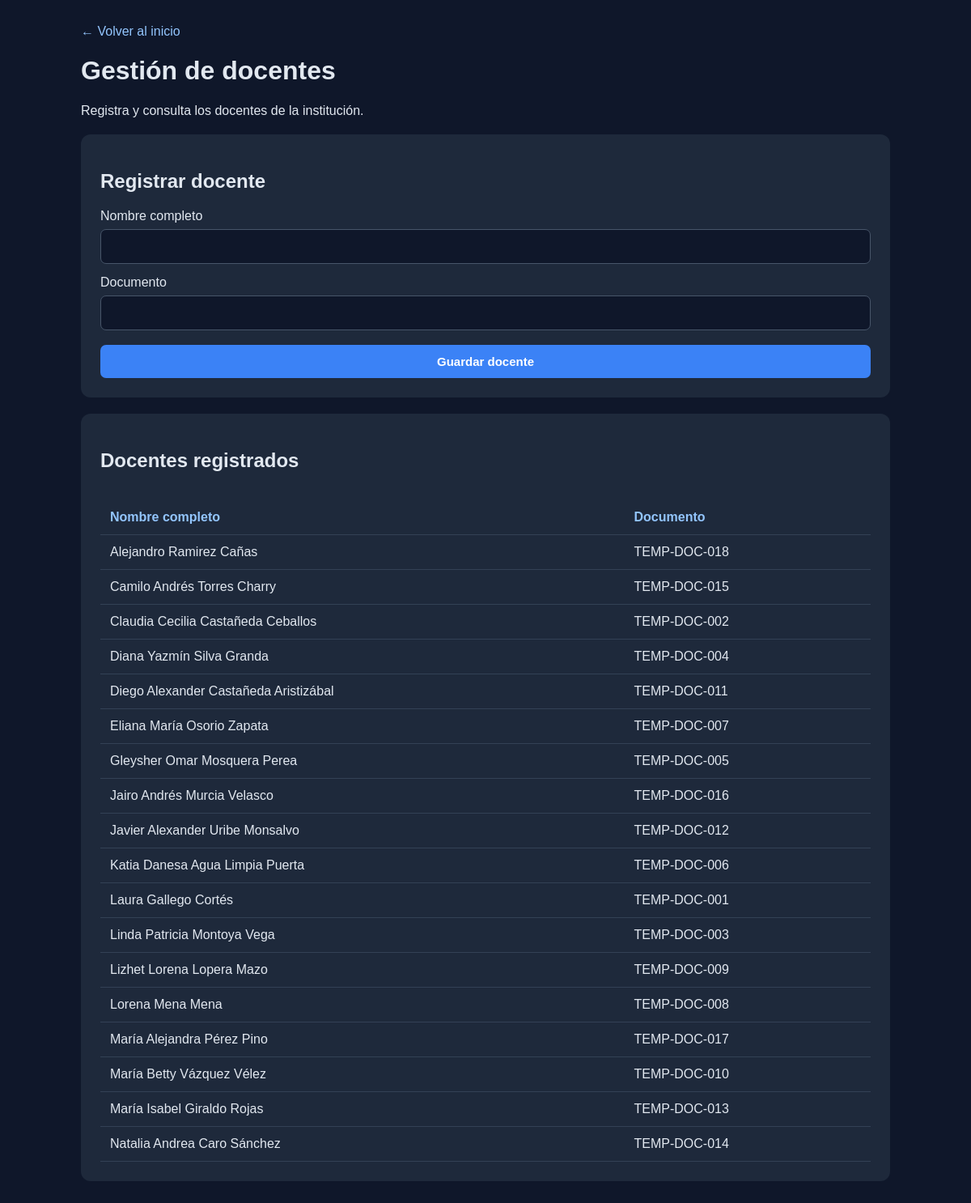
The app's page /control_asistencia_villaflora/docentes.php with its own data.
### tables this page shows
CREATE TABLE `docente` (
  `id_docente` int(11) NOT NULL,
  `nombre_completo` varchar(120) NOT NULL,
  `documento` varchar(30) NOT NULL,
  `activo` tinyint(1) NOT NULL DEFAULT 1
);

### control_asistencia_villaflora/docentes.php (the view, shortened to what this page needs)
<?php
require_once "conexion.php";
$docentes = $conexion->query(
    "SELECT id_docente, nombre_completo, documento
     FROM docente
     ORDER BY nombre_completo"
);
?>
<!DOCTYPE html>
<html lang="es">
<head>
</head>
<body>
<div class="contenedor">
    <a href="index.php">← Volver al inicio</a>
    <h1>Gestión de docentes</h1>
    <p>Registra y consulta los docentes de la institución.</p>
    <section class="panel">
        <h2>Registrar docente</h2>
        <form method="POST">
            <label for="nombre">Nombre completo</label>
            <input
                type="text"
                id="nombre"
                name="nombre"
                maxlength="150"
                required
            >
            <label for="documento">Documento</label>
            <input
                type="text"
                id="documento"
                name="documento"
                maxlength="30"
                required
            >
            <button type="submit">Guardar docente</button>
        </form>
    </section>
    <section class="panel">
        <h2>Docentes registrados</h2>
        <div class="tabla-contenedor">
            <table>
                <thead>
                    <tr>
                        <th>Nombre completo</th>
                        <th>Documento</th>
                    </tr>
                </thead>
                <tbody>
                <?php if ($docentes && $docentes->num_rows > 0): ?>
                    <?php while ($docente = $docentes->fetch_assoc()): ?>
                        <tr>
                            <td><?= htmlspecialchars($docente["nombre_completo"]) ?></td>
                            <td><?= htmlspecialchars($docente["documento"]) ?></td>
                        </tr>
                    <?php endwhile; ?>
                <?php else: ?>
                    <tr>
                        <td colspan="2">Todavía no hay docentes registrados.</td>
                    </tr>
                <?php endif; ?>
                </tbody>
            </table>
        </div>
    </section>
</div>
</body>
</html>

### control_asistencia_villaflora/docentes.php (style rules this page uses)
* { box-sizing: border-box; }
body { margin: 0; padding: 30px; font-family: Arial, sans-serif; background: #0f172a; color: #e2e8f0; }
.contenedor { max-width: 1000px; margin: auto; }
a { color: #93c5fd; text-decoration: none; }
.panel { background: #1e293b; padding: 24px; border-radius: 12px; margin-top: 20px; }
label { display: block; margin: 14px 0 7px; }
input, button { width: 100%; padding: 12px; border-radius: 7px; border: 1px solid #475569; font-size: 15px; }
input { background: #0f172a; color: white; }
button { margin-top: 18px; background: #3b82f6; color: white; border: none; cursor: pointer; font-weight: bold; }
.tabla-contenedor { overflow-x: auto; }
table { width: 100%; border-collapse: collapse; margin-top: 15px; }
th, td { text-align: left; padding: 12px; border-bottom: 1px solid #334155; }
th { color: #93c5fd; }

### records on screen
docente: nombre_completo "Alejandro Ramirez Cañas", documento "TEMP-DOC-018"
docente: nombre_completo "Camilo Andrés Torres Charry", documento "TEMP-DOC-015"
docente: nombre_completo "Claudia Cecilia Castañeda Ceballos", documento "TEMP-DOC-002"
docente: nombre_completo "Diana Yazmín Silva Granda", documento "TEMP-DOC-004"
docente: nombre_completo "Diego Alexander Castañeda Aristizábal", documento "TEMP-DOC-011"
docente: nombre_completo "Eliana María Osorio Zapata", documento "TEMP-DOC-007"
docente: nombre_completo "Gleysher Omar Mosquera Perea", documento "TEMP-DOC-005"
docente: nombre_completo "Jairo Andrés Murcia Velasco", documento "TEMP-DOC-016"
docente: nombre_completo "Javier Alexander Uribe Monsalvo", documento "TEMP-DOC-012"
docente: nombre_completo "Katia Danesa Agua Limpia Puerta", documento "TEMP-DOC-006"
docente: nombre_completo "Laura Gallego Cortés", documento "TEMP-DOC-001"
docente: nombre_completo "Linda Patricia Montoya Vega", documento "TEMP-DOC-003"
docente: nombre_completo "Lizhet Lorena Lopera Mazo", documento "TEMP-DOC-009"
docente: nombre_completo "Lorena Mena Mena", documento "TEMP-DOC-008"
docente: nombre_completo "María Alejandra Pérez Pino", documento "TEMP-DOC-017"
docente: nombre_completo "María Betty Vázquez Vélez", documento "TEMP-DOC-010"
docente: nombre_completo "María Isabel Giraldo Rojas", documento "TEMP-DOC-013"
docente: nombre_completo "Natalia Andrea Caro Sánchez", documento "TEMP-DOC-014"
